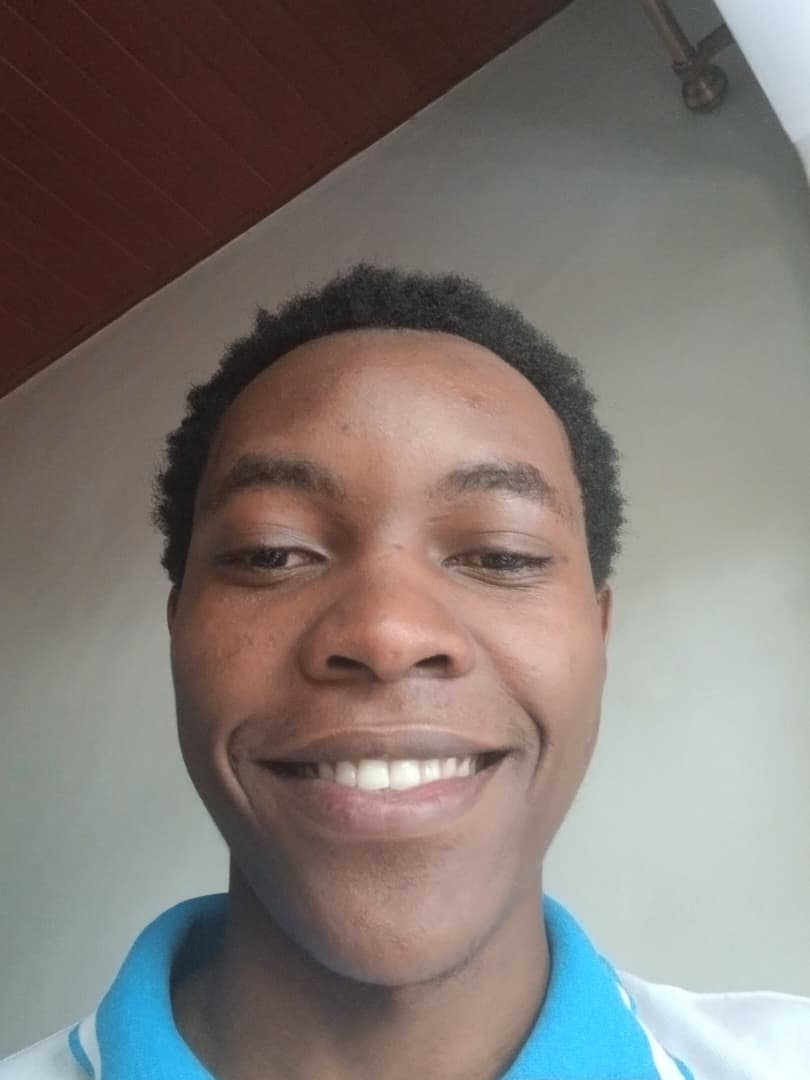
#> input picture data/unrefined/images/alain/smiling.jpg, 810 x 1080 px
$ python -i 4_image_pipeline.py   (imports and definitions only)
#> lines starting #> are read from the running program, lines starting #| are printed output that depends on the picture
"""Stage 4: Image data collection & processing.

    member photos are read from data/unrefined/images/, normalised to a
    canonical form (EXIF-corrected -> face-cropped -> square -> IMG_SIZE ->
    illumination-equalised), cached to data/cleaned/faces/, then augmented (more than 2 per
    image) and reduced to a feature vector.

Steps: ingest -> normalise -> display grid -> augmentations/image -> features(csv)
Features: 24-bin RGB colour histogram + 64-dim low-res grayscale embedding
        + HOG structure descriptor -> outputs/features/image_features.csv
"""
import numpy as np
from PIL import Image, ImageOps, ImageEnhance
import matplotlib
# [1 line not run here, left out]
import matplotlib.pyplot as plt
import pandas as pd
import hashlib
from skimage.feature import hog
from config import (RAW_IMAGES, PLOTS, FEATURES, USERS, FACE_EXPRESSION,
                    IMG_SIZE, SEED, ROOT, RAW_IMAGES, FACES)

rng = np.random.default_rng(SEED)

IMG_FORMAT = (".jpg", ".jpeg", ".png", ".webp", ".heic", ".bmp")
META_COLS = ["member", "expression", "variant", "source"]

# [16 lines left out: function find_source, not called in this run]

# Normalizing photos taken by phone
try:
    import cv2

    def _load(name):
        c = cv2.CascadeClassifier(cv2.data.haarcascades + name)
        return None if c.empty() else c

    _CASCADES = [c for c in (_load("haarcascade_frontalface_default.xml"),
                             _load("haarcascade_frontalface_alt2.xml"),
                             _load("haarcascade_profileface.xml")) if c]
except Exception as ex:
    print("[CHECK] cascade unavailable:", ex)
    _CASCADES = []

def normalise(path):
    """Raw capture -> canonical IMG_SIZE x IMG_SIZE RGB face crop."""
    img = Image.open(path)
#> img is the input picture: PIL image 810x1080 RGB; mean R, G, B 127.2, 119.6, 114.8
    img = ImageOps.exif_transpose(img) #rotation
    img = img.convert("RGB")

    box = detect_face_box(img)  #cropping
#> in detect_face_box, `gray = cv2.cvtColor(np.asarray(img), cv2.COLOR_RGB2GRAY)`:
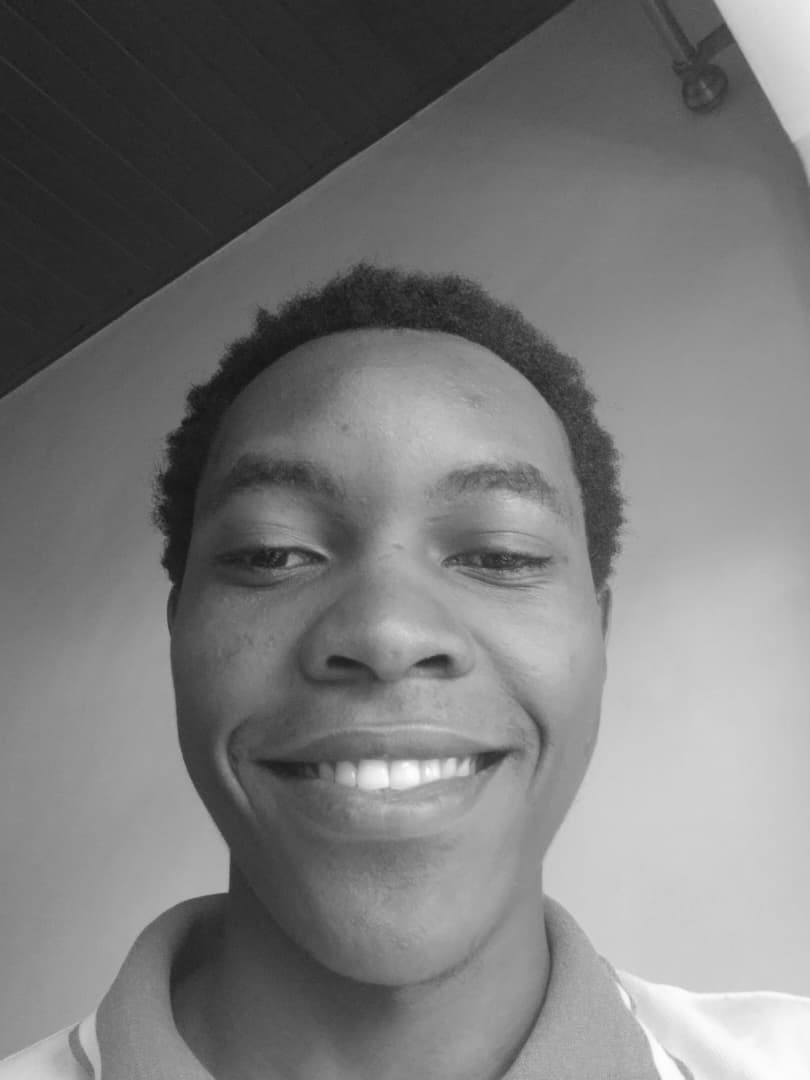
#> gray: shape (1080, 810); min 18, max 254, mean 121.3
#> the loop in detect_face_box, `for casc in _CASCADES:` made 1 pass
#> faces on pass 1: [[145, 342, 494, 494]]
#> in detect_face_box, `x, y, w, h = max(faces, key=lambda f: f[2] * f[3])`: x = 145; y = 342; w = 494
#> in detect_face_box, `cx, cy = x + w / 2, y + h / 2`: cx = 392; cy = 589
#> in detect_face_box, `half = max(w, h) * (1 + margin) / 2`: half = 333.5
#> box = (58, 255, 725, 922)
    if box is not None:
        img = img.crop(box)
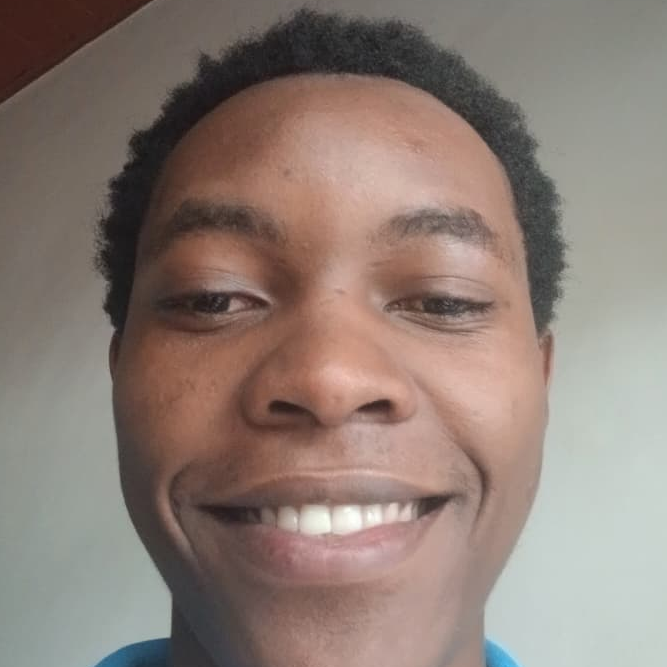
#> img: PIL image 667x667 RGB; mean R, G, B 140.8, 125.5, 117.5
    else:
        img = ImageOps.fit(img, (min(img.size), min(img.size)))  # centre-crop

    img = img.resize((IMG_SIZE, IMG_SIZE), Image.LANCZOS)   #scaling
#> img: PIL image 128x128 RGB
    img = ImageOps.autocontrast(img, cutoff=1)  #lighting
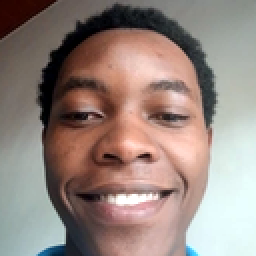
#> img: PIL image 128x128 RGB (shown 2 times larger); mean R, G, B 150.2, 133.9, 126.9
    return img, box is not None


def detect_face_box(img, margin=0.35):
    """Largest detected face, expanded by `margin` and squared. None if no cascade."""
    if not _CASCADES:
        return None
    gray = cv2.cvtColor(np.asarray(img), cv2.COLOR_RGB2GRAY)
    faces = []
    for casc in _CASCADES:
        faces = casc.detectMultiScale(gray, scaleFactor=1.05, minNeighbors=3,
                                      minSize=(60, 60))
        if len(faces):
            break
    if len(faces) == 0:
        return None

    x, y, w, h = max(faces, key=lambda f: f[2] * f[3])
    cx, cy = x + w / 2, y + h / 2
    half = max(w, h) * (1 + margin) / 2
    W, H = img.size
    return (max(0, int(cx - half)), max(0, int(cy - half)),
            min(W, int(cx + half)), min(H, int(cy + half)))

# describe features per user's face
# [12 lines left out: function features, not called in this run]

# Data Augmentation
def _seed_from(key):
    return int(hashlib.md5(key.encode()).hexdigest()[:8], 16)

# [81 lines left out: functions augment, main, not called in this run]


# [2 lines not run here, left out]

>>> result = normalise('../data/unrefined/images/alain/smiling.jpg')

$ run again, on data/unrefined/images/alain/neutral.jpg
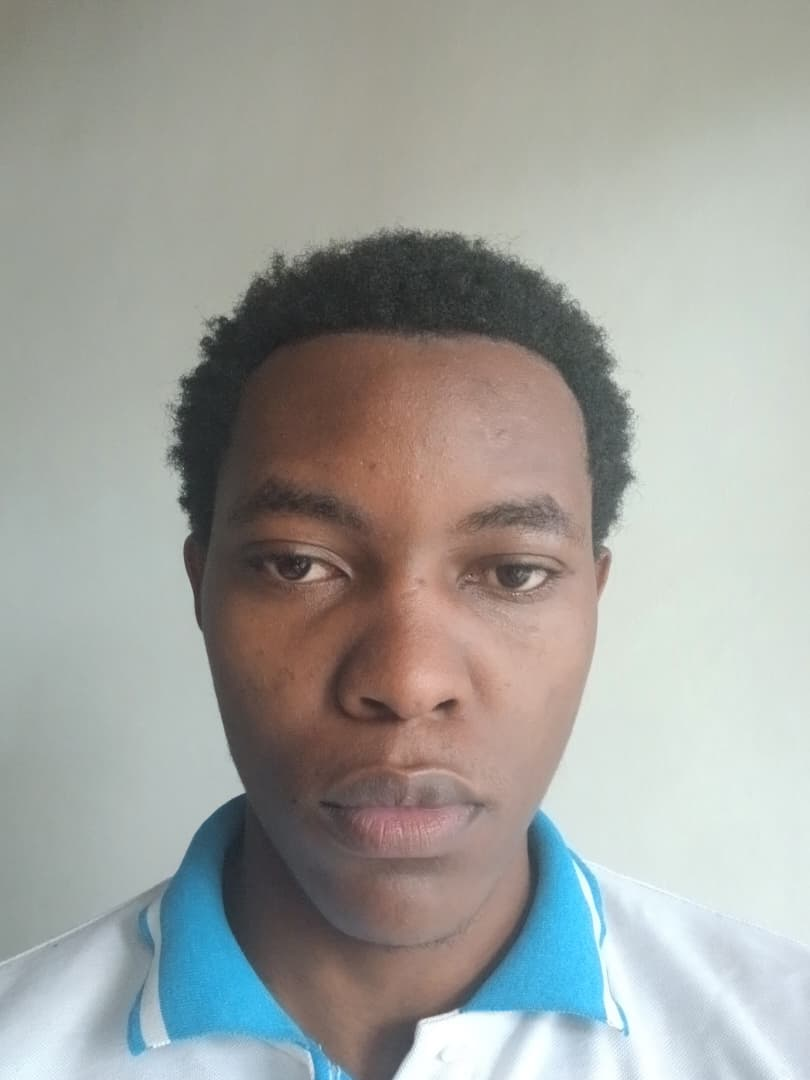
#> input picture data/unrefined/images/alain/neutral.jpg, 810 x 1080 px
#> in normalise, img is the input picture: PIL image 810x1080 RGB; mean R, G, B 159.8, 161.2, 156.8
#> in detect_face_box, `gray = cv2.cvtColor(np.asarray(img), cv2.COLOR_RGB2GRAY)`:
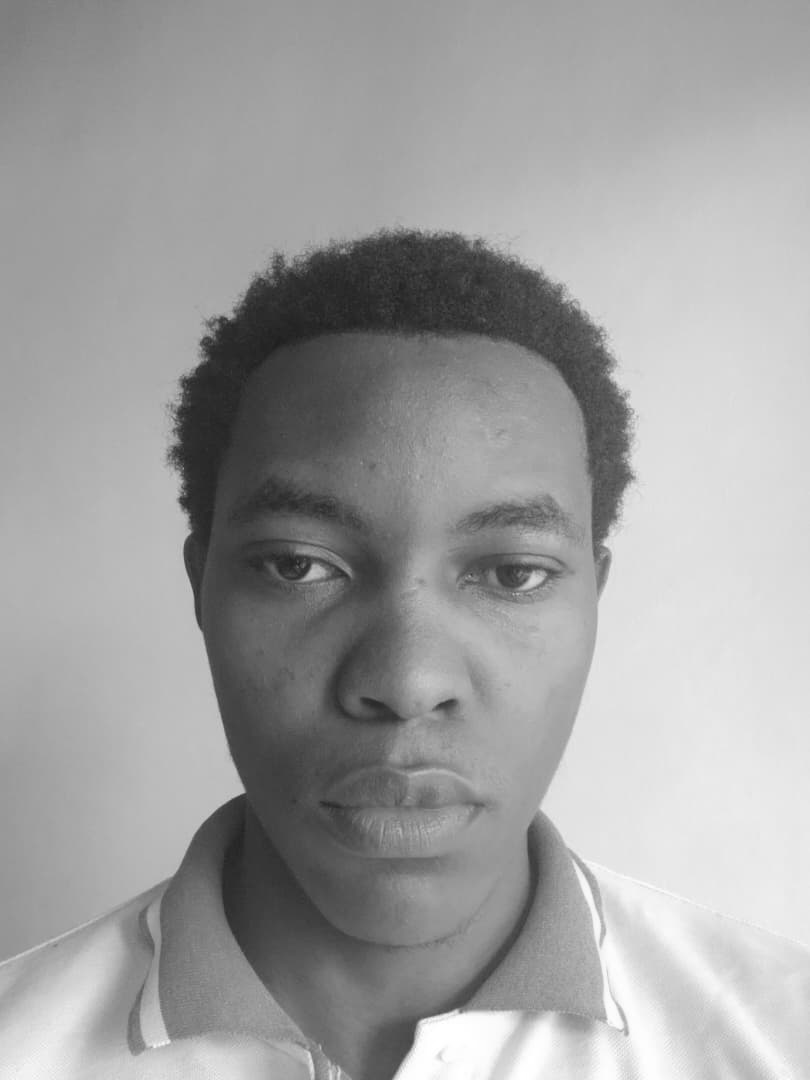
#> gray: shape (1080, 810); min 30, max 255, mean 160.3
#> the loop in detect_face_box, `for casc in _CASCADES:` made 1 pass
#> faces on pass 1: [[171, 382, 464, 464]]
#> x = 171; y = 382; w = 464
#> cx = 403; cy = 614
#> half = 313.2
#> box = (89, 300, 716, 927)
#> in normalise, `img = ImageOps.autocontrast(img, cutoff=1)`:
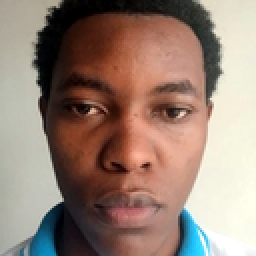
#> img: PIL image 128x128 RGB (shown 2 times larger); mean R, G, B 151.1, 129.2, 117

$ run again, on data/unrefined/images/alain/surprised.jpg
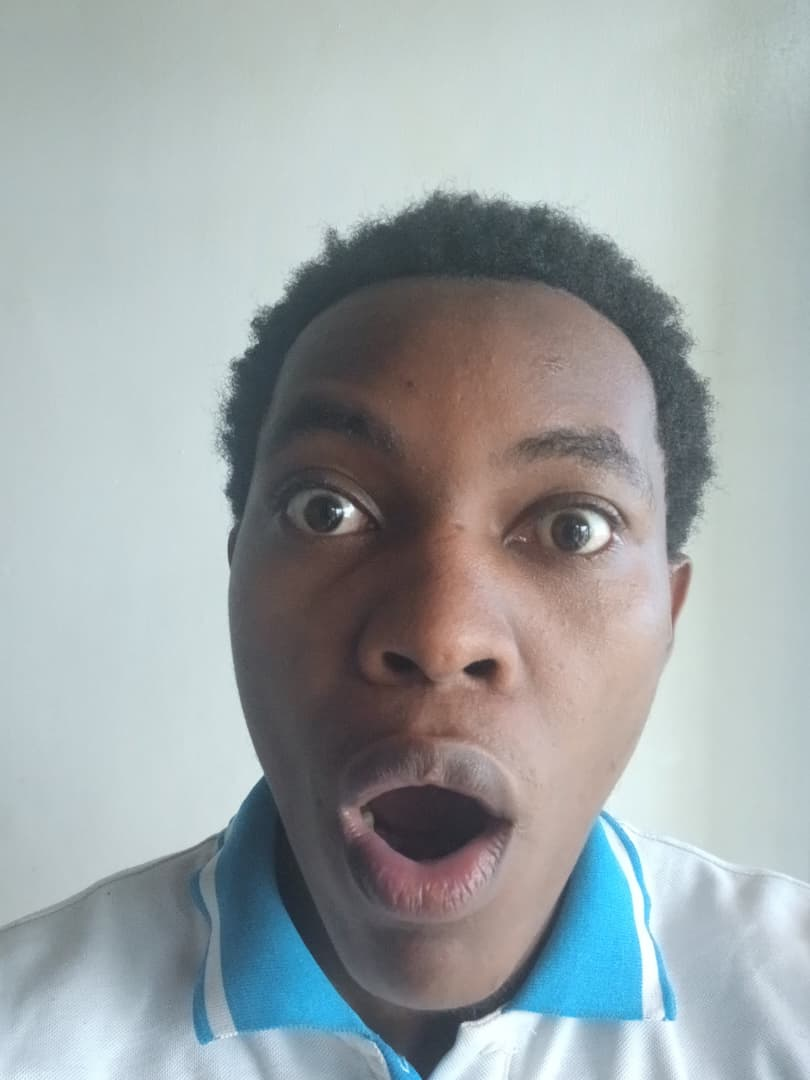
#> input picture data/unrefined/images/alain/surprised.jpg, 810 x 1080 px
#> in normalise, img is the input picture: PIL image 810x1080 RGB; mean R, G, B 157.3, 164.9, 166.4
#> in detect_face_box, `gray = cv2.cvtColor(np.asarray(img), cv2.COLOR_RGB2GRAY)`:
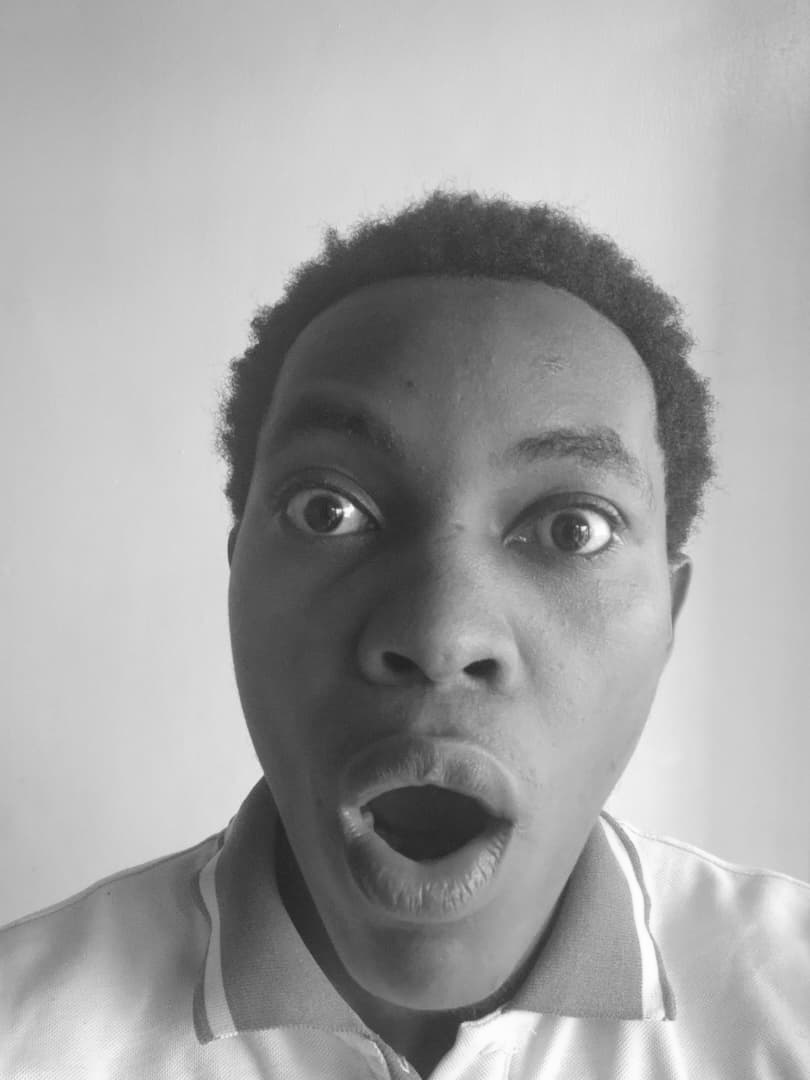
#> gray: shape (1080, 810); min 34, max 255, mean 162.7
#> the loop in detect_face_box, `for casc in _CASCADES:` made 1 pass
#> faces on pass 1: [[180, 317, 558, 558]]
#> x = 180; y = 317; w = 558
#> cx = 459; cy = 596
#> half = 376.7
#> box = (82, 219, 810, 972)
#> in normalise, `img = ImageOps.autocontrast(img, cutoff=1)`:
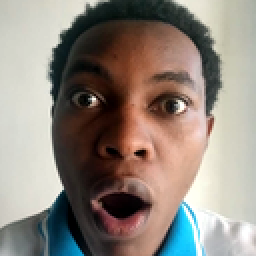
#> img: PIL image 128x128 RGB (shown 2 times larger); mean R, G, B 143.3, 133.6, 124.8
